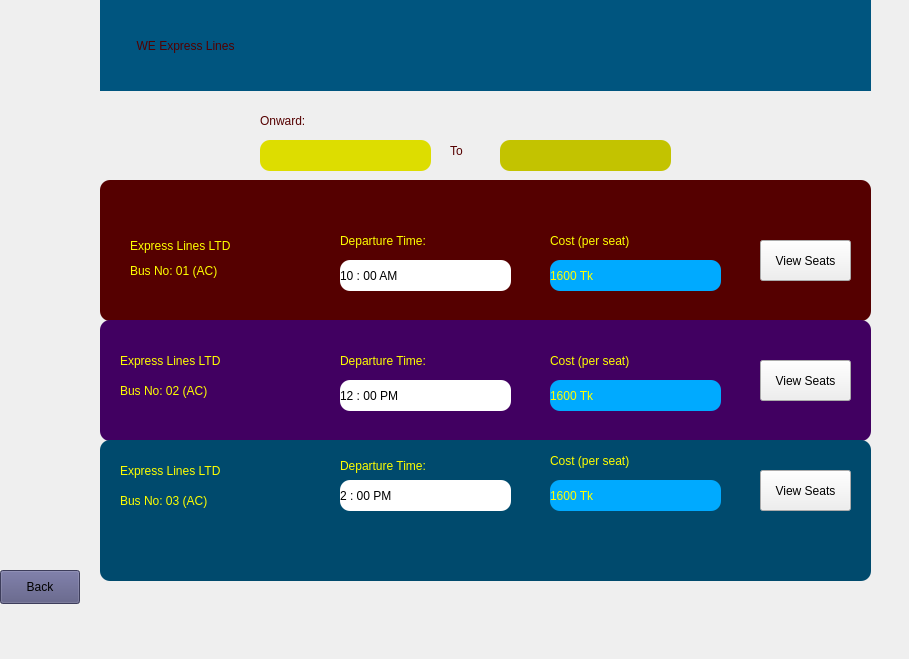
    <widget class="QWidget" name="bus_selection">
     <widget class="QLabel" name="label_13">
      <property name="geometry">
       <rect>
        <x>0</x>
        <y>0</y>
        <width>900</width>
        <height>650</height>
       </rect>
      </property>
      <property name="text">
       <string/>
      </property>
      <property name="pixmap">
       <pixmap>C:/Users/USER/OneDrive/Pictures/working_picture/bus.jpg</pixmap>
      </property>
      <property name="scaledContents">
       <bool>true</bool>
      </property>
     </widget>
     <widget class="QLabel" name="label_81">
      <property name="geometry">
       <rect>
        <x>100</x>
        <y>0</y>
        <width>771</width>
        <height>91</height>
       </rect>
      </property>
      <property name="styleSheet">
       <string notr="true">color: rgb(81, 0, 0);

background-color: rgb(0, 85, 127);
font: 27pt &quot;Ravie&quot;;</string>
      </property>
      <property name="text">
       <string>           WE Express Lines</string>
      </property>
     </widget>
     <widget class="QLabel" name="label_84">
      <property name="geometry">
       <rect>
        <x>260</x>
        <y>110</y>
        <width>91</width>
        <height>21</height>
       </rect>
      </property>
      <property name="styleSheet">
       <string notr="true">color: rgb(85, 0, 0);
font: 700 15pt &quot;Arial&quot;;</string>
      </property>
      <property name="text">
       <string>Onward:</string>
      </property>
     </widget>
     <widget class="QLabel" name="label_85">
      <property name="geometry">
       <rect>
        <x>450</x>
        <y>140</y>
        <width>31</width>
        <height>21</height>
       </rect>
      </property>
      <property name="styleSheet">
       <string notr="true">color: rgb(85, 0, 0);
font: 700 15pt &quot;Arial&quot;;</string>
      </property>
      <property name="text">
       <string>To</string>
      </property>
     </widget>
     <widget class="QLabel" name="from_label">
      <property name="geometry">
       <rect>
        <x>260</x>
        <y>140</y>
        <width>171</width>
        <height>31</height>
       </rect>
      </property>
      <property name="styleSheet">
       <string notr="true">background-color: rgb(221, 221, 0);
font: 700 12pt &quot;Segoe UI&quot;;
border-radius: 10px;
</string>
      </property>
      <property name="text">
       <string/>
      </property>
     </widget>
     <widget class="QLabel" name="to_label">
      <property name="geometry">
       <rect>
        <x>500</x>
        <y>140</y>
        <width>171</width>
        <height>31</height>
       </rect>
      </property>
      <property name="styleSheet">
       <string notr="true">background-color: rgb(195, 195, 0);
font: 700 12pt &quot;Segoe UI&quot;;
border-radius: 10px;</string>
      </property>
      <property name="text">
       <string/>
      </property>
     </widget>
     <widget class="QLabel" name="label_88">
      <property name="geometry">
       <rect>
        <x>130</x>
        <y>230</y>
        <width>181</width>
        <height>31</height>
       </rect>
      </property>
      <property name="styleSheet">
       <string notr="true">color: rgb(255, 255, 0);
font: 700 15pt &quot;Arial&quot;;</string>
      </property>
      <property name="text">
       <string>Express Lines LTD</string>
      </property>
     </widget>
     <widget class="QLabel" name="label_89">
      <property name="geometry">
       <rect>
        <x>130</x>
        <y>260</y>
        <width>161</width>
        <height>21</height>
       </rect>
      </property>
      <property name="styleSheet">
       <string notr="true">color: rgb(255, 255, 0);
font: 700 15pt &quot;Arial&quot;;</string>
      </property>
      <property name="text">
       <string>Bus No: 01 (AC)</string>
      </property>
     </widget>
     <widget class="QLabel" name="label_90">
      <property name="geometry">
       <rect>
        <x>120</x>
        <y>380</y>
        <width>161</width>
        <height>21</height>
       </rect>
      </property>
      <property name="styleSheet">
       <string notr="true">color: rgb(255, 255, 0);
font: 700 15pt &quot;Arial&quot;;</string>
      </property>
      <property name="text">
       <string>Bus No: 02 (AC)</string>
      </property>
     </widget>
     <widget class="QLabel" name="label_91">
      <property name="geometry">
       <rect>
        <x>340</x>
        <y>230</y>
        <width>161</width>
        <height>21</height>
       </rect>
      </property>
      <property name="styleSheet">
       <string notr="true">color: rgb(255, 255, 0);
font: 700 15pt &quot;Arial&quot;;</string>
      </property>
      <property name="text">
       <string>Departure Time:</string>
      </property>
     </widget>
     <widget class="QLabel" name="label_92">
      <property name="geometry">
       <rect>
        <x>550</x>
        <y>230</y>
        <width>181</width>
        <height>21</height>
       </rect>
      </property>
      <property name="styleSheet">
       <string notr="true">color: rgb(255, 255, 0);
font: 700 15pt &quot;Arial&quot;;</string>
      </property>
      <property name="text">
       <string>Cost (per seat)</string>
      </property>
     </widget>
     <widget class="QLabel" name="label_94">
      <property name="geometry">
       <rect>
        <x>340</x>
        <y>260</y>
        <width>171</width>
        <height>31</height>
       </rect>
      </property>
      <property name="styleSheet">
       <string notr="true">font: 700 12pt &quot;Segoe UI&quot;;
border-radius: 10px;
background-color: rgb(255, 255, 255);</string>
      </property>
      <property name="text">
       <string>10 : 00 AM</string>
      </property>
     </widget>
     <widget class="QLabel" name="label_95">
      <property name="geometry">
       <rect>
        <x>550</x>
        <y>260</y>
        <width>171</width>
        <height>31</height>
       </rect>
      </property>
      <property name="styleSheet">
       <string notr="true">background-color: rgb(0, 170, 255);
color: rgb(255, 255, 0);
font: 700 15pt &quot;Arial&quot;;
border-radius: 10px;</string>
      </property>
      <property name="text">
       <string>1600 Tk</string>
      </property>
     </widget>
     <widget class="QLabel" name="label_96">
      <property name="geometry">
       <rect>
        <x>120</x>
        <y>350</y>
        <width>181</width>
        <height>21</height>
       </rect>
      </property>
      <property name="styleSheet">
       <string notr="true">color: rgb(255, 255, 0);
font: 700 15pt &quot;Arial&quot;;</string>
      </property>
      <property name="text">
       <string>Express Lines LTD</string>
      </property>
     </widget>
     <widget class="QLabel" name="label_97">
      <property name="geometry">
       <rect>
        <x>120</x>
        <y>460</y>
        <width>181</width>
        <height>21</height>
       </rect>
      </property>
      <property name="styleSheet">
       <string notr="true">color: rgb(255, 255, 0);
font: 700 15pt &quot;Arial&quot;;</string>
      </property>
      <property name="text">
       <string>Express Lines LTD</string>
      </property>
     </widget>
     <widget class="QLabel" name="label_98">
      <property name="geometry">
       <rect>
        <x>120</x>
        <y>490</y>
        <width>161</width>
        <height>21</height>
       </rect>
      </property>
      <property name="styleSheet">
       <string notr="true">color: rgb(255, 255, 0);
font: 700 15pt &quot;Arial&quot;;</string>
      </property>
      <property name="text">
       <string>Bus No: 03 (AC)</string>
      </property>
     </widget>
     <widget class="QLabel" name="label_93">
      <property name="geometry">
       <rect>
        <x>340</x>
        <y>350</y>
        <width>161</width>
        <height>21</height>
       </rect>
      </property>
      <property name="styleSheet">
       <string notr="true">color: rgb(255, 255, 0);
font: 700 15pt &quot;Arial&quot;;</string>
      </property>
      <property name="text">
       <string>Departure Time:</string>
      </property>
     </widget>
     <widget class="QLabel" name="label_99">
      <property name="geometry">
       <rect>
        <x>340</x>
        <y>450</y>
        <width>161</width>
        <height>31</height>
       </rect>
      </property>
      <property name="styleSheet">
       <string notr="true">color: rgb(255, 255, 0);
font: 700 15pt &quot;Arial&quot;;</string>
      </property>
      <property name="text">
       <string>Departure Time:</string>
      </property>
     </widget>
     <widget class="QLabel" name="label_100">
      <property name="geometry">
       <rect>
        <x>550</x>
        <y>350</y>
        <width>181</width>
        <height>21</height>
       </rect>
      </property>
      <property name="styleSheet">
       <string notr="true">color: rgb(255, 255, 0);
font: 700 15pt &quot;Arial&quot;;</string>
      </property>
      <property name="text">
       <string>Cost (per seat)</string>
      </property>
     </widget>
     <widget class="QLabel" name="label_101">
      <property name="geometry">
       <rect>
        <x>550</x>
        <y>380</y>
        <width>171</width>
        <height>31</height>
       </rect>
      </property>
      <property name="styleSheet">
       <string notr="true">background-color: rgb(0, 170, 255);
color: rgb(255, 255, 0);
font: 700 15pt &quot;Arial&quot;;
border-radius: 10px;</string>
      </property>
      <property name="text">
       <string>1600 Tk</string>
      </property>
     </widget>
     <widget class="QLabel" name="label_102">
      <property name="geometry">
       <rect>
        <x>550</x>
        <y>480</y>
        <width>171</width>
        <height>31</height>
       </rect>
      </property>
      <property name="styleSheet">
       <string notr="true">background-color: rgb(0, 170, 255);
color: rgb(255, 255, 0);
font: 700 15pt &quot;Arial&quot;;
border-radius: 10px;</string>
      </property>
      <property name="text">
       <string>1600 Tk</string>
      </property>
     </widget>
     <widget class="QLabel" name="label_103">
      <property name="geometry">
       <rect>
        <x>340</x>
        <y>380</y>
        <width>171</width>
        <height>31</height>
       </rect>
      </property>
      <property name="styleSheet">
       <string notr="true">background-color: rgb(255, 255, 255);
font: 700 12pt &quot;Segoe UI&quot;;
border-radius: 10px;</string>
      </property>
      <property name="text">
       <string>12 : 00 PM</string>
      </property>
     </widget>
     <widget class="QLabel" name="label_104">
      <property name="geometry">
       <rect>
        <x>340</x>
        <y>480</y>
        <width>171</width>
        <height>31</height>
       </rect>
      </property>
      <property name="styleSheet">
       <string notr="true">background-color: rgb(255, 255, 255);
font: 700 12pt &quot;Segoe UI&quot;;
border-radius: 10px;</string>
      </property>
      <property name="text">
       <string>2 : 00 PM</string>
      </property>
     </widget>
     <widget class="QLabel" name="label_105">
      <property name="geometry">
       <rect>
        <x>550</x>
        <y>450</y>
        <width>181</width>
        <height>21</height>
       </rect>
      </property>
      <property name="styleSheet">
       <string notr="true">color: rgb(255, 255, 0);
font: 700 15pt &quot;Arial&quot;;</string>
      </property>
      <property name="text">
       <string>Cost (per seat)</string>
      </property>
     </widget>
     <widget class="QPushButton" name="pushButton_2">
      <property name="geometry">
       <rect>
        <x>760</x>
        <y>360</y>
        <width>91</width>
        <height>41</height>
       </rect>
      </property>
      <property name="styleSheet">
       <string notr="true">font: 700 12pt &quot;Arial&quot;;</string>
      </property>
      <property name="text">
       <string>View Seats</string>
      </property>
     </widget>
     <widget class="QPushButton" name="pushButton_3">
      <property name="geometry">
       <rect>
        <x>760</x>
        <y>470</y>
        <width>91</width>
        <height>41</height>
       </rect>
      </property>
      <property name="styleSheet">
       <string notr="true">font: 700 12pt &quot;Arial&quot;;</string>
      </property>
      <property name="text">
       <string>View Seats</string>
      </property>
     </widget>
     <widget class="QPushButton" name="View_seat_btn">
      <property name="geometry">
       <rect>
        <x>760</x>
        <y>240</y>
        <width>91</width>
        <height>41</height>
       </rect>
      </property>
      <property name="styleSheet">
       <string notr="true">font: 700 12pt &quot;Arial&quot;;</string>
      </property>
      <property name="text">
       <string>View Seats</string>
      </property>
     </widget>
     <widget class="QLabel" name="label_106">
      <property name="geometry">
       <rect>
        <x>100</x>
        <y>180</y>
        <width>771</width>
        <height>141</height>
       </rect>
      </property>
      <property name="styleSheet">
       <string notr="true">border-radius: 10px;
background-color: rgb(85, 0, 0);</string>
      </property>
      <property name="text">
       <string/>
      </property>
      <property name="pixmap">
       <pixmap>C:/Users/USER/OneDrive/Pictures/working_picture/R.jpeg</pixmap>
      </property>
     </widget>
     <widget class="QLabel" name="label_107">
      <property name="geometry">
       <rect>
        <x>100</x>
        <y>320</y>
        <width>771</width>
        <height>121</height>
       </rect>
      </property>
      <property name="styleSheet">
       <string notr="true">border-radius: 10px;
background-color: rgb(65, 0, 97);</string>
      </property>
      <property name="text">
       <string/>
      </property>
      <property name="pixmap">
       <pixmap>C:/Users/USER/OneDrive/Pictures/working_picture/R.jpeg</pixmap>
      </property>
     </widget>
     <widget class="QLabel" name="label_108">
      <property name="geometry">
       <rect>
        <x>100</x>
        <y>440</y>
        <width>771</width>
        <height>141</height>
       </rect>
      </property>
      <property name="styleSheet">
       <string notr="true">border-radius: 10px;
background-color: rgb(0, 74, 109);</string>
      </property>
      <property name="text">
       <string/>
      </property>
      <property name="pixmap">
       <pixmap>C:/Users/USER/OneDrive/Pictures/working_picture/R.jpeg</pixmap>
      </property>
     </widget>
     <widget class="QPushButton" name="bus_sel_back_btn">
      <property name="geometry">
       <rect>
        <x>0</x>
        <y>570</y>
        <width>80</width>
        <height>34</height>
       </rect>
      </property>
      <property name="styleSheet">
       <string notr="true">font: 700 14pt &quot;Segoe UI&quot;;
color: rgb(0, 0, 0);
background-color: rgb(85, 85, 127);</string>
      </property>
      <property name="text">
       <string>Back</string>
      </property>
     </widget>
     <zorder>label_13</zorder>
     <zorder>label_81</zorder>
     <zorder>label_84</zorder>
     <zorder>label_85</zorder>
     <zorder>from_label</zorder>
     <zorder>to_label</zorder>
     <zorder>label_106</zorder>
     <zorder>label_89</zorder>
     <zorder>label_88</zorder>
     <zorder>label_91</zorder>
     <zorder>label_94</zorder>
     <zorder>label_92</zorder>
     <zorder>label_95</zorder>
     <zorder>View_seat_btn</zorder>
     <zorder>label_107</zorder>
     <zorder>label_96</zorder>
     <zorder>label_90</zorder>
     <zorder>label_93</zorder>
     <zorder>label_103</zorder>
     <zorder>label_100</zorder>
     <zorder>label_101</zorder>
     <zorder>pushButton_2</zorder>
     <zorder>label_108</zorder>
     <zorder>label_97</zorder>
     <zorder>label_98</zorder>
     <zorder>label_99</zorder>
     <zorder>label_104</zorder>
     <zorder>label_105</zorder>
     <zorder>label_102</zorder>
     <zorder>pushButton_3</zorder>
     <zorder>bus_sel_back_btn</zorder>
    </widget>
